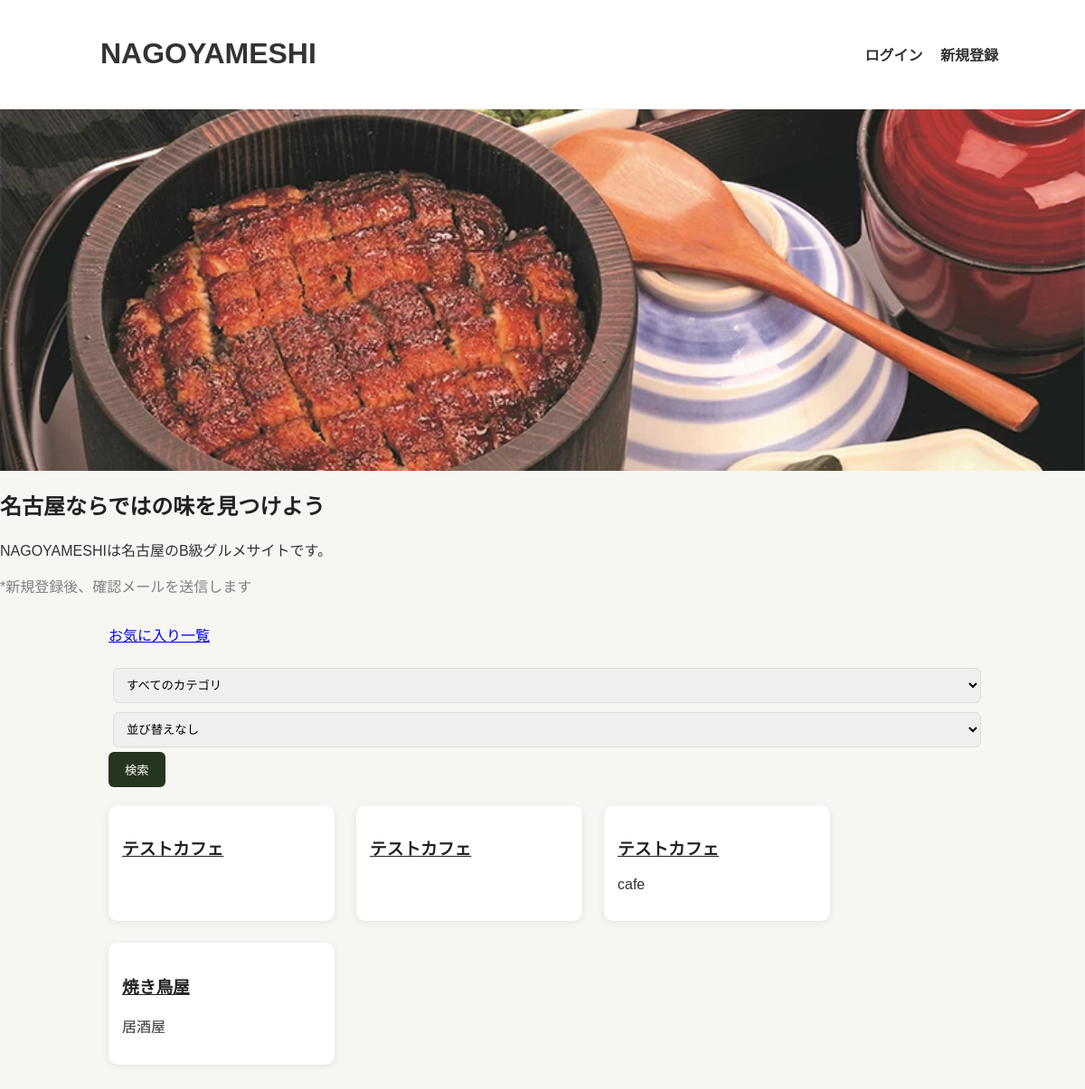
Before: / with the older database file.
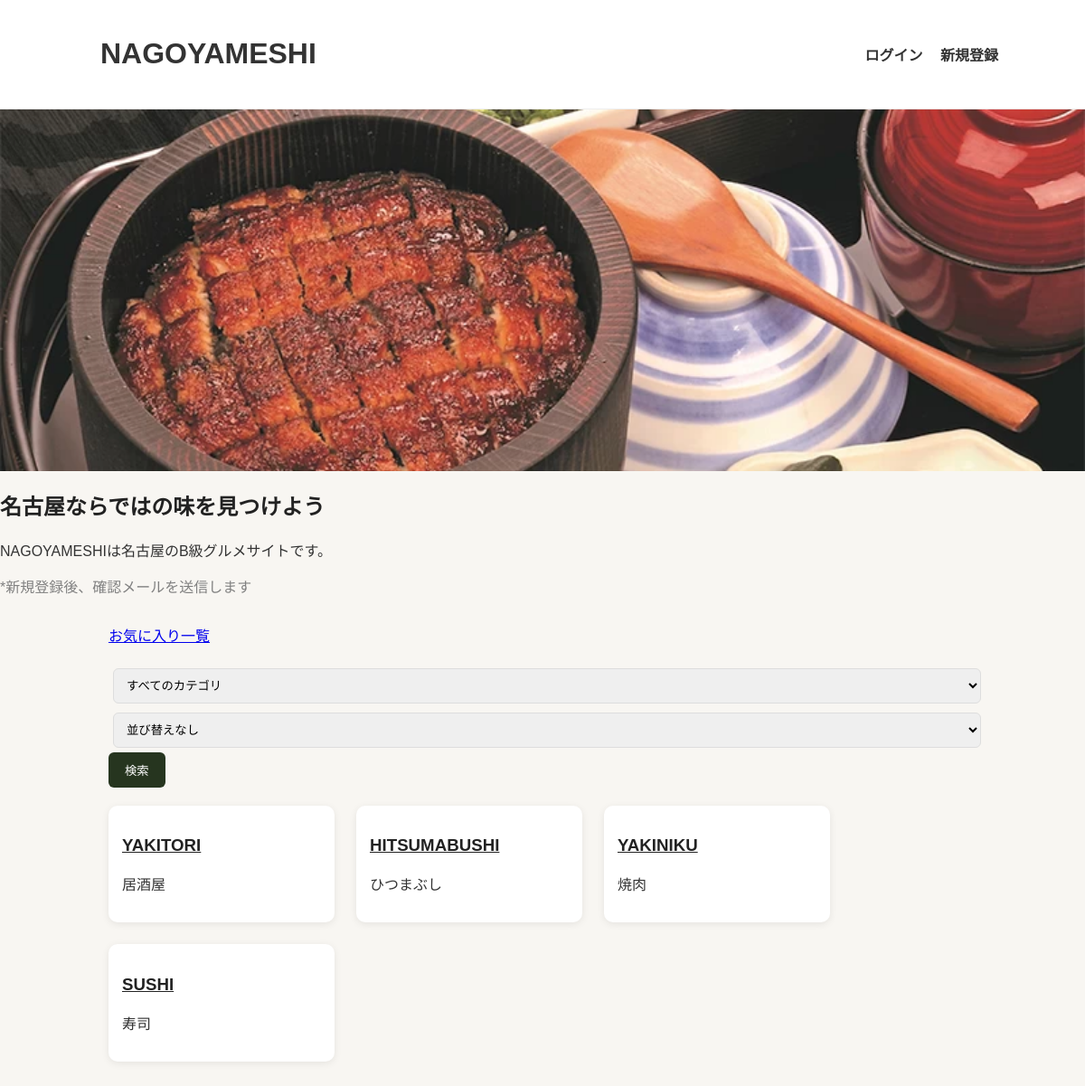
After: the same page with the newer database file.
### nagoyameshi/models.py (models this page shows, shortened)
class Shop(models.Model):
    category = models.ForeignKey(Category, on_delete=models.CASCADE, null=True, blank=True)
    name = models.CharField(max_length=100)
    description = models.TextField()
    address = models.CharField(max_length=200)

class Category(models.Model):
    name = models.CharField(max_length=100)

### nagoyameshi/views.py (the view)
# urls.py: path('', views.top, name='top'),
def top(request):
    shops = Shop.objects.all()
    categories = Category.objects.all()
    keyword = request.GET.get('keyword')
    category_id = request.GET.get('category')
    if keyword:
        shops = shops.filter(name__icontains=keyword)
    if category_id:
        shops = shops.filter(category_id=category_id)
    sort = request.GET.get('sort')
    if sort == 'name_asc':
        shops = shops.order_by('name')
    elif sort == 'name_desc':
        shops = shops.order_by('-name')
    elif sort == 'new':
        shops = shops.order_by('-id')
    elif sort == 'old':
        shops = shops.order_by('id')
    context = {
        'shops': shops,
        'categories': categories,
    }
    return render(request, 'nagoyameshi/top.html', context)

### nagoyameshi/templates/nagoyameshi/top.html (shortened to what this page needs)
{% extends 'nagoyameshi/base.html' %}
{% load static %}
{% block content %}
<div style="position: relative;">
  <img src="/static/img/nagoya.jpg" style="width:100%; height:400px; object-fit:cover; display:block;">
    <h2>名古屋ならではの味を見つけよう</h2>
    <p>NAGOYAMESHIは名古屋のB級グルメサイトです。</p>
    <p style="color: gray; margin-top:10px;">
    *新規登録後、確認メールを送信します
    </p>
</div>
<div class="container">
    <a href="/favorites/">お気に入り一覧</a>
    <form method="get" action="/">
        <select name="category">
            <option value="">すべてのカテゴリ</option>
        </select>
        <select name="sort">
            <option value="">並び替えなし</option>
        </select>
        <button type="submit" class="btn">検索</button>
    </form>
<div class="shop-list">
  {% for shop in shops %}
    <div class="shop-card">
      <h3><a href="{% url 'shop_detail' shop.id %}">{{ shop.name }}</a></h3>
      <p>{{ shop.category.name }}</p>
    </div>
  {% endfor %}
</div>
{% endblock %}

### nagoyameshi/templates/nagoyameshi/base.html (shortened to what this page needs)
{% load static %}
<!DOCTYPE html>
<html lang="ja">
<head>
    <link rel="stylesheet" href="{% static 'css/style.css' %}">
</head>
<body>
<header>
    <h1><a href="/">NAGOYAMESHI</a></h1>
    <div>
        {% if user.is_authenticated %}
            <span>こんにちは、{{ user.username }}さん</span>
            <a href="/logout/">ログアウト</a>
        {% else %}
            <a href="/login/">ログイン</a>
            <a href="/register/">新規登録</a>
        {% endif %}
    </div>
</header>
{% block content %}
{% endblock %}
</body>
</html>

### nagoyameshi/static/css/style.css (style rules this page uses)
body { font-family: Arial, sans-serif; background-color: #f8f9fa; margin: 0; }
.container { width: 400%; margin: 80px auto; }
h1, h2 { color: #333; }
input, select, textarea { width: 100%; padding: 8px; margin-top: 5px; margin-bottom: 15px; }
body { margin: 0; font-family: Arial, sans-serif; background-color: #f8f6f2; color: #333; }
header { background-color: #fff; padding: 20px 8%; display: flex; justify-content: space-between; align-items: center; border-bottom: 1px solid #eee; }
header a { margin-left: 15px; text-decoration: none; color: #333; font-weight: bold; }
.container { width: 80%; margin: 30px auto; }
h1, h2, h3 { color: #222; }
form { margin: 20px 0; }
input, select, textarea { padding: 10px; border: 1px solid #ddd; border-radius: 6px; margin: 5px; }
button, input[type="submit"] { background-color: #26351f; color: white; border: none; padding: 10px 18px; border-radius: 6px; cursor: pointer; }
.shop-list { display: flex; flex-wrap: wrap; gap: 24px; }
.shop-card { background-color: white; width: 220px; padding: 15px; border-radius: 10px; box-shadow: 0 2px 8px rgba(0,0,0,0.08); }
.shop-card a { color: #222; font-weight: bold; }

Changed rows visible on the page:
removed Shop: name "テストカフェ"
removed Shop: name "テストカフェ"
removed Shop: name "テストカフェ", category.name "cafe"
changed Shop "居酒屋": name "焼き鳥屋" → "YAKITORI"
added Shop: name "HITSUMABUSHI", category.name "ひつまぶし"
added Shop: name "YAKINIKU", category.name "焼肉"
added Shop: name "SUSHI", category.name "寿司"
